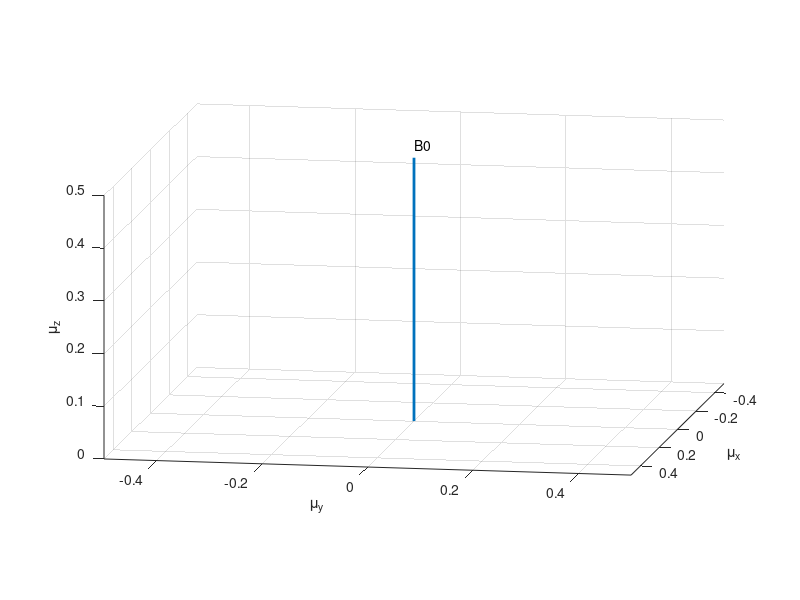

The MATLAB script that drew this image: (Note: this script raises an error after producing the figure.)
clear all
close all
%% create the video writer object
% video = VideoSetup('Q3_part1_vid');
% video.open();
%Q3 parts 1 and 2

mu=0.5;
theta=pi./2;
phi=pi./2;

vecMu = mu*[cos(phi)*sin(theta) sin(phi)*sin(theta) cos(theta)]';
vecMu0=vecMu;

noOfSteps = 500;
w0=(2./3).*pi;
w=w0;

h=figure;
h1=subplot(1,1,1);
hold on;
axis equal;
view(100, 10);
xlabel('\mu_x');
ylabel('\mu_y');
zlabel('\mu_z');
xlim([-0.5 0.5]);
ylim([-0.5 0.5]);
zlim([0 0.5]);
grid on;

% VideoAddFrame(video, h);

B0=[0 0 mu];
plot3([0 B0(1)], [0 B0(2)],...
     [0 B0(3)], 'Linestyle', '-', 'LineWidth', 2);
hold on

labelPosition=1.05*B0;
label='B0';
text(labelPosition(1),labelPosition(2),labelPosition(3),label);

w=0.05.*2.*pi;
rot_ang=(pi./25).*w;
for i=0:noOfSteps-1
    
    [vecMu(1),vecMu(2),vecMu(3)]=z_rotation(vecMu(1),vecMu(2),vecMu(3),rot_ang);
    
        hVecMu = plot3(h1,[0 vecMu(1)], [0 vecMu(2)],...
     [0 vecMu(3)],'color','r', 'Linestyle', '-', 'LineWidth', 2);
    title(['time=',num2str(i,'%2g'),'ns']);
 
%     VideoAddFrame(video, h);
    pause(0.0005);
    
    ClearLinesFromAxes(hVecMu);

end
hVecMu = plot3(h1,[0 vecMu(1)], [0 vecMu(2)],...
    [0 vecMu(3)],'color','r', 'Linestyle', '-', 'LineWidth', 2);
% video.close();

    
    